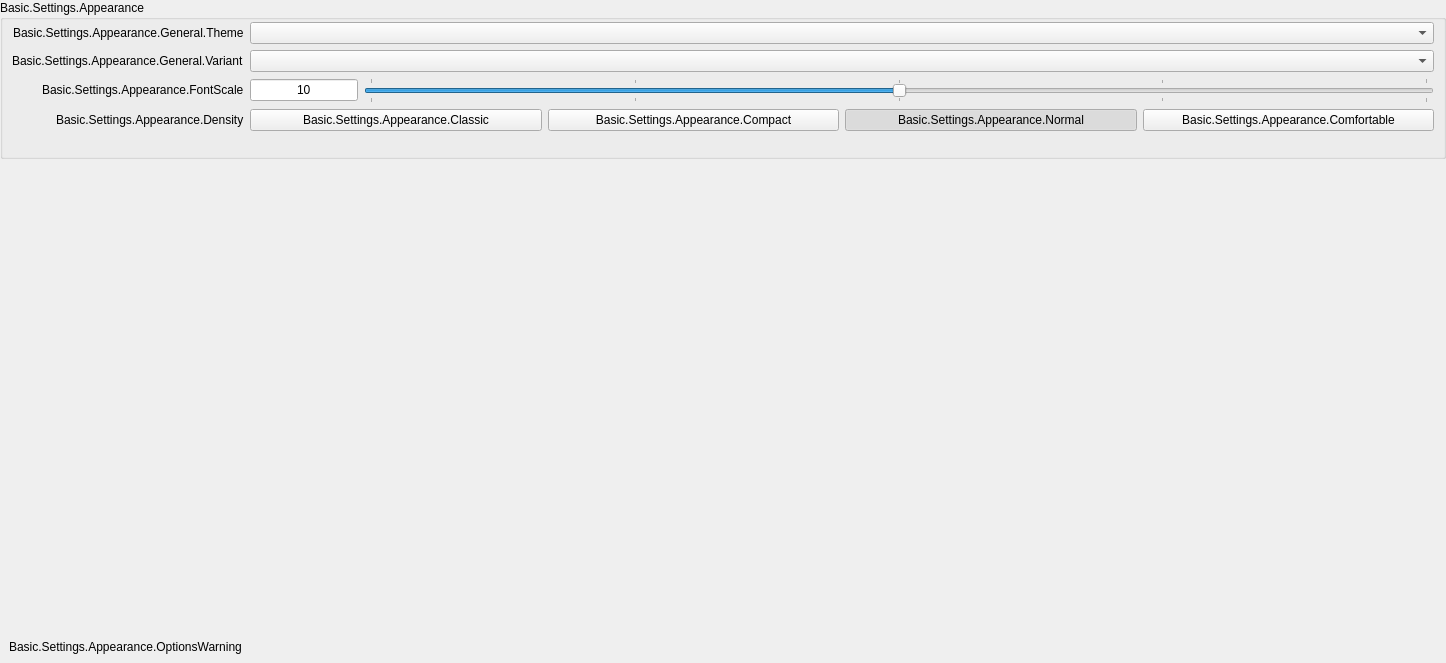
           <widget class="QWidget" name="appearancePageContents">
            <property name="geometry">
             <rect>
              <x>0</x>
              <y>0</y>
              <width>1446</width>
              <height>663</height>
             </rect>
            </property>
            <layout class="QVBoxLayout" name="verticalLayout_1337">
             <property name="leftMargin">
              <number>0</number>
             </property>
             <property name="topMargin">
              <number>0</number>
             </property>
             <property name="rightMargin">
              <number>0</number>
             </property>
             <property name="bottomMargin">
              <number>0</number>
             </property>
             <item>
              <widget class="QFrame" name="appearanceFrame">
               <layout class="QVBoxLayout" name="verticalLayout_30">
                <property name="leftMargin">
                 <number>0</number>
                </property>
                <property name="topMargin">
                 <number>0</number>
                </property>
                <property name="rightMargin">
                 <number>0</number>
                </property>
                <property name="bottomMargin">
                 <number>0</number>
                </property>
                <item>
                 <widget class="QGroupBox" name="appearanceGeneral">
                  <property name="title">
                   <string>Basic.Settings.Appearance</string>
                  </property>
                  <property name="checkable">
                   <bool>false</bool>
                  </property>
                  <layout class="QFormLayout" name="formLayout_37">
                   <property name="fieldGrowthPolicy">
                    <enum>QFormLayout::FieldGrowthPolicy::AllNonFixedFieldsGrow</enum>
                   </property>
                   <property name="labelAlignment">
                    <set>Qt::AlignmentFlag::AlignRight|Qt::AlignmentFlag::AlignTrailing|Qt::AlignmentFlag::AlignVCenter</set>
                   </property>
                   <property name="topMargin">
                    <number>2</number>
                   </property>
                   <item row="0" column="0">
                    <widget class="QLabel" name="label_45">
                     <property name="text">
                      <string>Basic.Settings.Appearance.General.Theme</string>
                     </property>
                     <property name="buddy">
                      <cstring>theme</cstring>
                     </property>
                    </widget>
                   </item>
                   <item row="0" column="1">
                    <widget class="QComboBox" name="theme"/>
                   </item>
                   <item row="1" column="0">
                    <widget class="QLabel" name="label_10">
                     <property name="text">
                      <string>Basic.Settings.Appearance.General.Variant</string>
                     </property>
                     <property name="buddy">
                      <cstring>themeVariant</cstring>
                     </property>
                    </widget>
                   </item>
                   <item row="1" column="1">
                    <widget class="QComboBox" name="themeVariant"/>
                   </item>
                   <item row="2" column="0">
                    <widget class="QLabel" name="appearanceSettingLabelFontScale">
                     <property name="text">
                      <string>Basic.Settings.Appearance.FontScale</string>
                     </property>
                     <property name="buddy">
                      <cstring>appearanceFontScale</cstring>
                     </property>
                    </widget>
                   </item>
                   <item row="2" column="1">
                    <widget class="QFrame" name="frame_2">
                     <property name="frameShape">
                      <enum>QFrame::Shape::NoFrame</enum>
                     </property>
                     <property name="frameShadow">
                      <enum>QFrame::Shadow::Plain</enum>
                     </property>
                     <property name="lineWidth">
                      <number>0</number>
                     </property>
                     <layout class="QHBoxLayout" name="horizontalLayout_23" stretch="0,5">
                      <property name="leftMargin">
                       <number>0</number>
                      </property>
                      <property name="topMargin">
                       <number>0</number>
                      </property>
                      <property name="rightMargin">
                       <number>0</number>
                      </property>
                      <property name="bottomMargin">
                       <number>0</number>
                      </property>
                      <item>
                       <widget class="QLineEdit" name="appearanceFontScaleText">
                        <property name="sizePolicy">
                         <sizepolicy hsizetype="Minimum" vsizetype="Fixed">
                          <horstretch>0</horstretch>
                          <verstretch>0</verstretch>
                         </sizepolicy>
                        </property>
                        <property name="focusPolicy">
                         <enum>Qt::FocusPolicy::NoFocus</enum>
                        </property>
                        <property name="text">
                         <string>10</string>
                        </property>
                        <property name="alignment">
                         <set>Qt::AlignmentFlag::AlignCenter</set>
                        </property>
                        <property name="readOnly">
                         <bool>true</bool>
                        </property>
                        <property name="clearButtonEnabled">
                         <bool>false</bool>
                        </property>
                       </widget>
                      </item>
                      <item>
                       <widget class="AbsoluteSlider" name="appearanceFontScale">
                        <property name="sizePolicy">
                         <sizepolicy hsizetype="Expanding" vsizetype="Preferred">
                          <horstretch>0</horstretch>
                          <verstretch>0</verstretch>
                         </sizepolicy>
                        </property>
                        <property name="minimum">
                         <number>8</number>
                        </property>
                        <property name="maximum">
                         <number>12</number>
                        </property>
                        <property name="pageStep">
                         <number>2</number>
                        </property>
                        <property name="value">
                         <number>10</number>
                        </property>
                        <property name="orientation">
                         <enum>Qt::Orientation::Horizontal</enum>
                        </property>
                        <property name="tickPosition">
                         <enum>QSlider::TickPosition::TicksBothSides</enum>
                        </property>
                        <property name="tickInterval">
                         <number>1</number>
                        </property>
                       </widget>
                      </item>
                     </layout>
                    </widget>
                   </item>
                   <item row="3" column="0">
                    <widget class="QLabel" name="label_20">
                     <property name="text">
                      <string>Basic.Settings.Appearance.Density</string>
                     </property>
                    </widget>
                   </item>
                   <item row="3" column="1">
                    <widget class="QFrame" name="frame_5">
                     <property name="frameShape">
                      <enum>QFrame::Shape::NoFrame</enum>
                     </property>
                     <property name="frameShadow">
                      <enum>QFrame::Shadow::Plain</enum>
                     </property>
                     <property name="lineWidth">
                      <number>0</number>
                     </property>
                     <layout class="QHBoxLayout" name="horizontalLayout_34">
                      <property name="leftMargin">
                       <number>0</number>
                      </property>
                      <property name="topMargin">
                       <number>0</number>
                      </property>
                      <property name="rightMargin">
                       <number>0</number>
                      </property>
                      <property name="bottomMargin">
                       <number>0</number>
                      </property>
                      <item>
                       <widget class="QPushButton" name="appearanceDensity1">
                        <property name="text">
                         <string>Basic.Settings.Appearance.Classic</string>
                        </property>
                        <property name="checkable">
                         <bool>true</bool>
                        </property>
                        <property name="autoExclusive">
                         <bool>true</bool>
                        </property>
                        <attribute name="buttonGroup">
                         <string notr="true">appearanceDensityButtonGroup</string>
                        </attribute>
                       </widget>
                      </item>
                      <item>
                       <widget class="QPushButton" name="appearanceDensity2">
                        <property name="text">
                         <string>Basic.Settings.Appearance.Compact</string>
                        </property>
                        <property name="checkable">
                         <bool>true</bool>
                        </property>
                        <property name="autoExclusive">
                         <bool>true</bool>
                        </property>
                        <attribute name="buttonGroup">
                         <string notr="true">appearanceDensityButtonGroup</string>
                        </attribute>
                       </widget>
                      </item>
                      <item>
                       <widget class="QPushButton" name="appearanceDensity3">
                        <property name="text">
                         <string>Basic.Settings.Appearance.Normal</string>
                        </property>
                        <property name="checkable">
                         <bool>true</bool>
                        </property>
                        <property name="checked">
                         <bool>true</bool>
                        </property>
                        <property name="autoExclusive">
                         <bool>true</bool>
                        </property>
                        <attribute name="buttonGroup">
                         <string notr="true">appearanceDensityButtonGroup</string>
                        </attribute>
                       </widget>
                      </item>
                      <item>
                       <widget class="QPushButton" name="appearanceDensity4">
                        <property name="text">
                         <string>Basic.Settings.Appearance.Comfortable</string>
                        </property>
                        <property name="checkable">
                         <bool>true</bool>
                        </property>
                        <property name="autoExclusive">
                         <bool>true</bool>
                        </property>
                        <attribute name="buttonGroup">
                         <string notr="true">appearanceDensityButtonGroup</string>
                        </attribute>
                       </widget>
                      </item>
                     </layout>
                    </widget>
                   </item>
                   <item row="4" column="0">
                    <spacer name="horizontalSpacer_17">
                     <property name="orientation">
                      <enum>Qt::Orientation::Horizontal</enum>
                     </property>
                     <property name="sizeHint" stdset="0">
                      <size>
                       <width>170</width>
                       <height>10</height>
                      </size>
                     </property>
                    </spacer>
                   </item>
                  </layout>
                 </widget>
                </item>
                <item>
                 <spacer name="verticalSpacer_8">
                  <property name="orientation">
                   <enum>Qt::Orientation::Vertical</enum>
                  </property>
                  <property name="sizeHint" stdset="0">
                   <size>
                    <width>20</width>
                    <height>40</height>
                   </size>
                  </property>
                 </spacer>
                </item>
                <item>
                 <widget class="QFrame" name="appearanceOptionsWarning">
                  <property name="frameShape">
                   <enum>QFrame::Shape::NoFrame</enum>
                  </property>
                  <property name="frameShadow">
                   <enum>QFrame::Shadow::Plain</enum>
                  </property>
                  <property name="lineWidth">
                   <number>0</number>
                  </property>
                  <layout class="QVBoxLayout" name="verticalLayout_35">
                   <item>
                    <widget class="QLabel" name="appearanceOptionsWarningLabel">
                     <property name="text">
                      <string>Basic.Settings.Appearance.OptionsWarning</string>
                     </property>
                     <property name="class" stdset="0">
                      <string>text-warning</string>
                     </property>
                    </widget>
                   </item>
                  </layout>
                 </widget>
                </item>
               </layout>
              </widget>
             </item>
            </layout>
           </widget>
